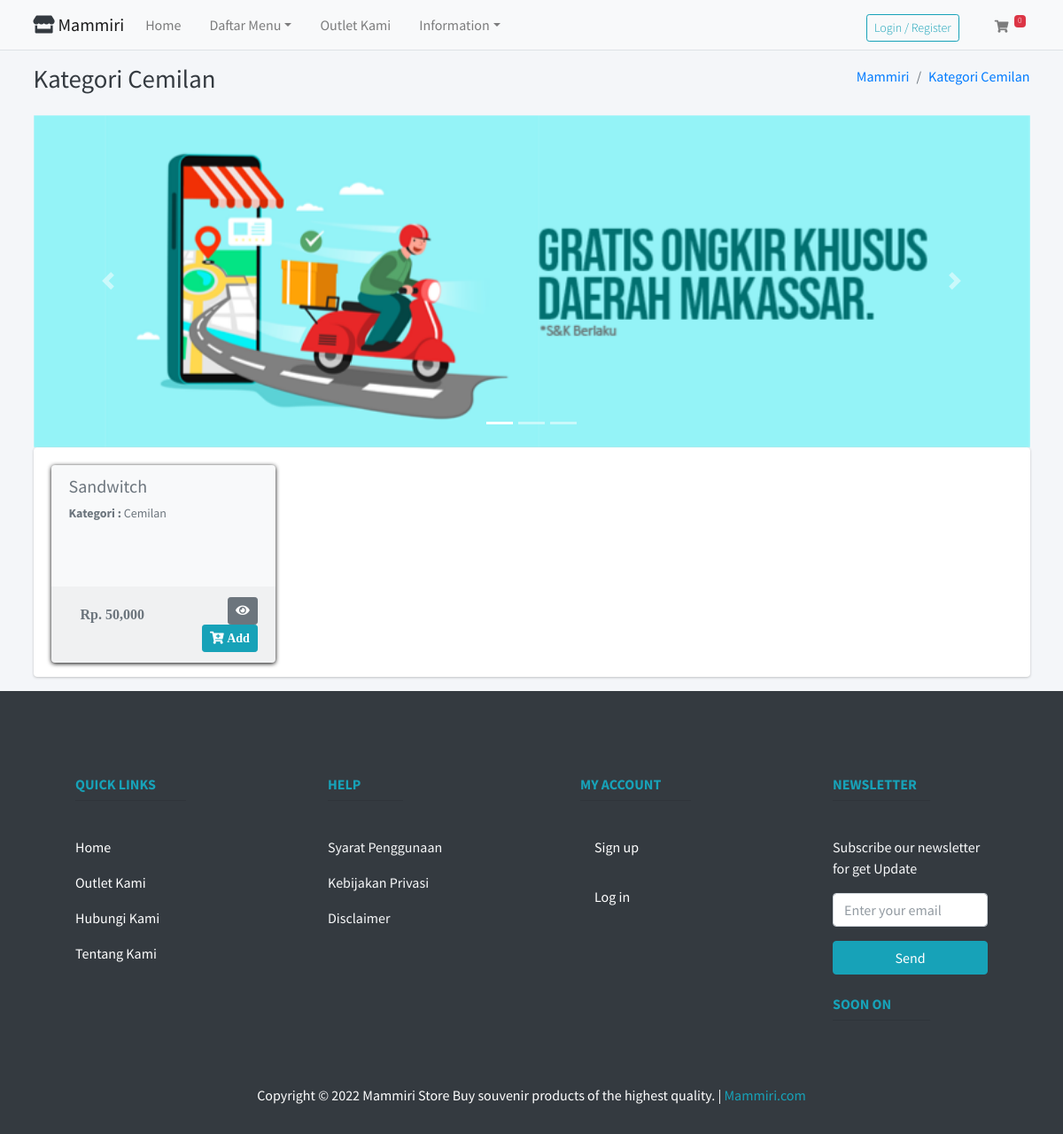
/home/kategori/17, run on the app's committed database.
### tables this page shows
CREATE TABLE IF NOT EXISTS `tbl_barang` (
  `id_barang` int(11) NOT NULL AUTO_INCREMENT,
  `nama_barang` varchar(255) DEFAULT NULL,
  `id_kategori` int(11) DEFAULT NULL,
  `harga` int(11) DEFAULT NULL,
  `deskripsi` mediumtext,
  `gambar` text,
  PRIMARY KEY (`id_barang`)
);

CREATE TABLE IF NOT EXISTS `tbl_kategori` (
  `id_kategori` int(11) NOT NULL AUTO_INCREMENT,
  `nama_kategori` varchar(50) DEFAULT NULL,
  PRIMARY KEY (`id_kategori`)
);

### application/views/layout/v_wrapper_frontend.php (called while the page is built)
<?php
require_once('v_head.php');
require_once('v_header_frontend.php');
require_once('v_nav_frontend.php');
require_once('v_content.php');
require_once('v_footer_frontend.php');

### application/controllers/Home.php (called while the page is built, shortened)
<?php
class Home extends CI_Controller {
    public function __construct()
    {
        $this->load->model('m_home');
    }
    public function kategori($id_kategori)
    {
        $kategori = $this->m_home->kategori($id_kategori);
        $data = array(
            'title' => 'Kategori ' . $kategori->nama_kategori,
            'barang' => $this->m_home->get_all_data_barang($id_kategori),
            'isi' => 'v_kategori_barang',
        );
        $this->load->view('layout/v_wrapper_frontend', $data, FALSE);
    }
}

### index.php (called while the page is built, shortened)
<?php
require_once BASEPATH.'core/CodeIgniter.php';

### application/views/layout/v_content.php (called while the page is built)
<?php
if($isi) {
    $this->load->view($isi);
}

### application/models/M_home.php (called while the page is built, shortened)
<?php
class M_home extends CI_Model {
    public function get_all_data_kategori()
    {
        $this->db->select('*');
        $this->db->from('tbl_kategori');
        $this->db->order_by('id_kategori', 'desc');
        return $this->db->get()->result();
    }
    public function kategori($id_kategori)
    {
        $this->db->select('*');
        $this->db->from('tbl_kategori');
        $this->db->where('id_kategori', $id_kategori);
        return $this->db->get()->row();
    }
    public function get_all_data_barang($id_kategori)
    {
        $this->db->select('*');
        $this->db->from('tbl_barang');
        $this->db->join('tbl_kategori', 'tbl_kategori.id_kategori = tbl_barang.id_kategori', 'left');
        $this->db->where('tbl_barang.id_kategori', $id_kategori);
        return $this->db->get()->result();
    }
}

### application/views/layout/v_nav_frontend.php (the view, shortened to what this page needs)
<nav class="main-header navbar navbar-expand-md navbar-light bg-brown sticky-top">
    <div class="container">
      <a href="<?= base_url()?>" class="navbar-brand">
        <i class="fas fa-store text-dark"></i>
        <span class="brand-text font-weight-light"><b>Mammiri</b></span>
      </a>
      <div class="collapse navbar-collapse order-3" id="navbarCollapse">
        <ul class="navbar-nav">
          <li class="nav-item">
            <a href="<?= base_url()?>" class="nav-link">Home</a>
          </li>
          <li class="nav-item dropdown">
            <a id="dropdownSubMenu1" href="#" data-toggle="dropdown" aria-haspopup="true" aria-expanded="false" class="nav-link dropdown-toggle">Daftar Menu</a>
          </li>
          <li class="nav-item">
            <a href="https://www.google.co.id/maps/place/Markisa+Mammiri+-+Produk+Khas+Asli+Makassar/@-5.2156928,119.3896458,17z/data=!3m1!4b1!4m5!3m4!1s0x2dbf1d8fa4f02ff5:0x1faecbc071d9f4b5!8m2!3d-5.2156816!4d119.3917966" class="nav-link">Outlet Kami</a>
          </li>
          <li class="nav-item dropdown">
            <a id="dropdownSubMenu1" href="#" data-toggle="dropdown" aria-haspopup="true" aria-expanded="false" class="nav-link dropdown-toggle">Information</a>
          </li>
        </ul>
      </div>
      <ul class="order-1 order-md-3 navbar-nav navbar-no-expand ml-auto">
        <li class="nav-item">
          <?php if ($this->session->userdata('email') == "") { ?>
            <a class="nav-link" href="<?= base_url('pelanggan/register') ?>">
            <button type="button" class="btn btn-block btn-outline-info btn-sm"><span class="brand-text font-weight-light">Login / Register</span></button>
        </a>
          <?php } ?>
        </li>
        <?php
        $jml_item = 0;
        ?>
        <li class="nav-item dropdown">
          <a class="nav-link" data-toggle="dropdown" href="#">
            <i class="fas fa-shopping-cart btn-sm"></i>
            <span class="badge badge-danger navbar-badge"><?= $jml_item ?></span>
          </a>
        </li>
      </ul>
    </div>
  </nav>
<div class="content-wrapper">
    <div class="content-header">
      <div class="container">
        <div class="row mb-2">
          <div class="col-sm-6">
            <h1 class="m-0 text-dark"> <?= $title ?> </h1>
          </div>
          <div class="col-sm-6">
            <ol class="breadcrumb float-sm-right">
              <li class="breadcrumb-item"><a href="#">Mammiri</a></li>
              <li class="breadcrumb-item"><a href="#"><?= $title ?></a></li>
            </ol>
          </div>
        </div>
      </div>
    </div>
    <div class="content">
      <div class="container">

### application/views/v_kategori_barang.php (shortened to what this page needs)
<div id="carouselExampleIndicators" class="carousel slide" data-ride="carousel">
                 <ol class="carousel-indicators">
                    <li data-target="#carouselExampleIndicators" data-slide-to="0" class="active"></li>
                    <li data-target="#carouselExampleIndicators" data-slide-to="1"></li>
                    <li data-target="#carouselExampleIndicators" data-slide-to="2"></li>
                  </ol>
                  <div class="carousel-inner">
                    <div class="carousel-item active">
                      <img class="d-block w-100" src="<?= base_url() ?>assets/slider/slider2.png">
                    </div>
                  </div>
                  <a class="carousel-control-prev" href="#carouselExampleIndicators" role="button" data-slide="prev">
                    <span class="carousel-control-prev-icon" aria-hidden="true"></span>
                  </a>
                  <a class="carousel-control-next" href="#carouselExampleIndicators" role="button" data-slide="next">
                    <span class="carousel-control-next-icon" aria-hidden="true"></span>
                  </a>
                </div>
                <div class="card card-solid">
                    <div class="card-body pb-0">
                        <div class="row d-flex align-items-stretch">
<?php foreach ($barang as $key => $value) { ?>
                        <div class="col-sm-4 d-flex align-items-stretch">
              <div class="card bg-light box-shadow">
                <div class="card-header text-muted border-bottom-0">
                <h2 class="lead"><b><?= $value->nama_barang ?></b></h2>
                <p class="text-muted text-sm"><b>Kategori : </b><?= $value->nama_kategori ?></p>
                </div>
                <div class="card-body pt-0">
                  <div class="row">
                    <div class="col-12 text-center">
                    </div>
                  </div>
                </div>
                <div class="card-footer">
                  <div class="row">
                <div class="col-sm-6">
                <div class="text-left">
                <span class="btn text-muted"><i class="fas fa-dollar"><b> Rp. <?= number_format($value->harga, 0) ?></b></i></span>
                </div>
                </div>
                <div class="col-sm-6">
                <div class="text-right">
                <a href="<?= base_url('home/detail_barang/' . $value->id_barang) ?>" class="btn btn-sm btn-secondary">
                      <i class="fas fa-eye"></i>
                    </a>
                    <a href="#" class="btn btn-sm btn-info">
                      <i class="fas fa-cart-plus"> Add</i>
                    </a>
                  </div>
                </div>
                </div>
                </div>
              </div>
            </div>
<?php } ?>
                        </div>
                    </div>
                </div>

### css/style.css (style rules this page uses)
.box-shadow { box-shadow: 0px 1px 5px rgba(0, 0, 0, 1); }

### data on the page
tbl_barang: nama_barang "Sandwitch", id_kategori.nama_kategori "Cemilan", harga "50,000"

### other printed values
$jml_item "0"
$title "Kategori Cemilan"
